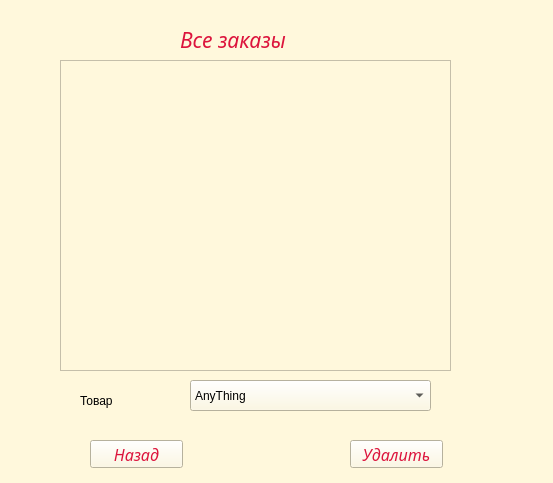
<?xml version="1.0" encoding="UTF-8"?>
<ui version="4.0">
 <class>admin_page</class>
 <widget class="QWidget" name="admin_page">
  <property name="geometry">
   <rect>
    <x>0</x>
    <y>0</y>
    <width>553</width>
    <height>483</height>
   </rect>
  </property>
  <property name="windowTitle">
   <string>Form</string>
  </property>
  <property name="styleSheet">
   <string notr="true">background-color:rgb(255, 248, 220);</string>
  </property>
  <widget class="QLabel" name="label">
   <property name="geometry">
    <rect>
     <x>180</x>
     <y>30</y>
     <width>161</width>
     <height>20</height>
    </rect>
   </property>
   <property name="font">
    <font>
     <family>Bell MT</family>
     <pointsize>16</pointsize>
     <italic>true</italic>
    </font>
   </property>
   <property name="styleSheet">
    <string notr="true">color:rgb(220, 20, 60);</string>
   </property>
   <property name="text">
    <string>Все заказы</string>
   </property>
  </widget>
  <widget class="QListWidget" name="listWidget">
   <property name="geometry">
    <rect>
     <x>60</x>
     <y>60</y>
     <width>391</width>
     <height>311</height>
    </rect>
   </property>
  </widget>
  <widget class="QPushButton" name="pushButton_delete">
   <property name="geometry">
    <rect>
     <x>350</x>
     <y>440</y>
     <width>93</width>
     <height>28</height>
    </rect>
   </property>
   <property name="font">
    <font>
     <family>Bell MT</family>
     <pointsize>12</pointsize>
     <italic>true</italic>
    </font>
   </property>
   <property name="styleSheet">
    <string notr="true">color:rgb(220, 20, 60);</string>
   </property>
   <property name="text">
    <string>Удалить</string>
   </property>
  </widget>
  <widget class="QPushButton" name="pushButton_back">
   <property name="geometry">
    <rect>
     <x>90</x>
     <y>440</y>
     <width>93</width>
     <height>28</height>
    </rect>
   </property>
   <property name="font">
    <font>
     <family>Bell MT</family>
     <pointsize>12</pointsize>
     <italic>true</italic>
    </font>
   </property>
   <property name="styleSheet">
    <string notr="true">color:rgb(220, 20, 60);</string>
   </property>
   <property name="text">
    <string>Назад</string>
   </property>
  </widget>
  <widget class="QComboBox" name="comboBox">
   <property name="geometry">
    <rect>
     <x>190</x>
     <y>380</y>
     <width>241</width>
     <height>31</height>
    </rect>
   </property>
   <item>
    <property name="text">
     <string>AnyThing</string>
    </property>
   </item>
   <item>
    <property name="text">
     <string>Ipad</string>
    </property>
   </item>
   <item>
    <property name="text">
     <string>Iphone</string>
    </property>
   </item>
  </widget>
  <widget class="QLabel" name="label_2">
   <property name="geometry">
    <rect>
     <x>80</x>
     <y>390</y>
     <width>71</width>
     <height>21</height>
    </rect>
   </property>
   <property name="text">
    <string>Товар</string>
   </property>
  </widget>
 </widget>
 <resources/>
 <connections/>
</ui>
